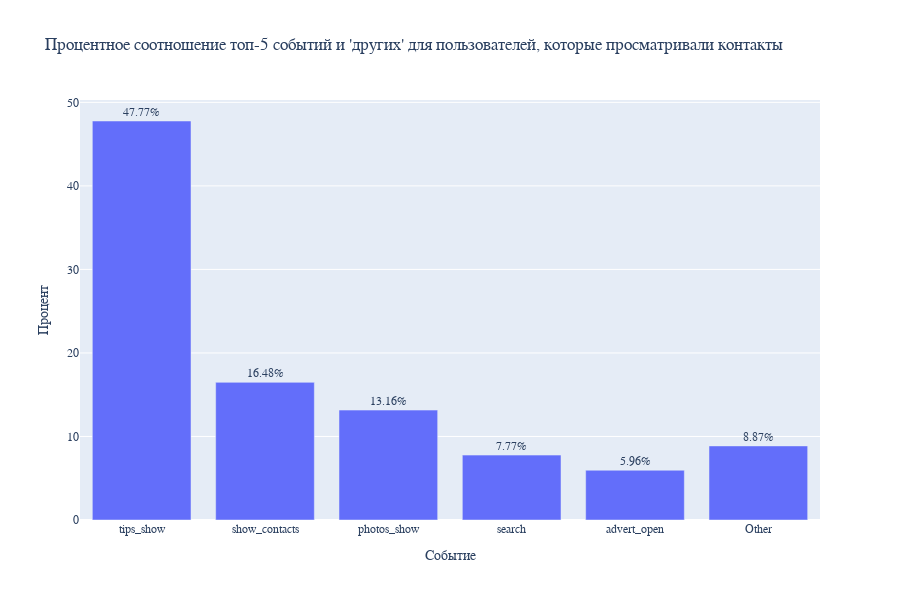

Source (notebook cell):
### Markdown cell above
### Оценка действий, совершеных пользователями, которые просматривают контакты

### Code cell
# Получение списка пользователей, которые просматривали контакты
users_with_contacts_show = data[data['event_name']
                                == 'show_contacts']['user_id'].unique()

# Фильтрация данных только для пользователей, которые просматривали контакты
filtered_data = data[data['user_id'].isin(users_with_contacts_show)]

# Подсчет количества событий для каждого типа
event_counts = filtered_data.groupby(
    'event_name').size().reset_index(name='count')

# Подсчет общего числа событий
total_events = event_counts['count'].sum()

# Выделение топ-5 категорий
top_events = event_counts.sort_values(by='count', ascending=False).head(5)

# Создание категории "другие" для остальных событий
other_count = total_events - top_events['count'].sum()
other_row = pd.DataFrame({'event_name': ['Other'], 'count': [other_count]})
event_counts = pd.concat([top_events, other_row])

# Рассчет процентного соотношения
event_counts['percent'] = (event_counts['count'] / total_events * 100).round(2)

# Создание столбчатой диаграммы
fig = go.Figure(
    data=[go.Bar(x=event_counts['event_name'], y=event_counts['percent'])])

# Настройка макета
fig.update_layout(
    title="Процентное соотношение топ-5 событий и 'других' для пользователей, которые просматривали контакты",
    xaxis=dict(title='Событие'),
    yaxis=dict(title='Процент'),
    font=dict(family="Arial", size=12),
    height=600
)

fig.update_traces(texttemplate='%{y:.2f}%', textposition='outside')

# Отображение диаграммы
fig.show()

### Figure 1 — Plotly figure (JSON) as saved in the notebook; plotly's stock layout.template omitted (floating-point values rounded to 4 significant figures)
{"data": [{"textposition": "outside", "texttemplate": "%{y:.2f}%", "type": "bar", "x": ["tips_show", "show_contacts", "photos_show", "search", "advert_open", "Other"], "y": [47.77, 16.48, 13.16, 7.77, 5.96, 8.87]}], "layout": {"font": {"family": "Arial", "size": 12}, "height": 600, "title": {"text": "Процентное соотношение топ-5 событий и 'других' для пользователей, которые просматривали контакты"}, "xaxis": {"title": {"text": "Событие"}}, "yaxis": {"title": {"text": "Процент"}}}}
